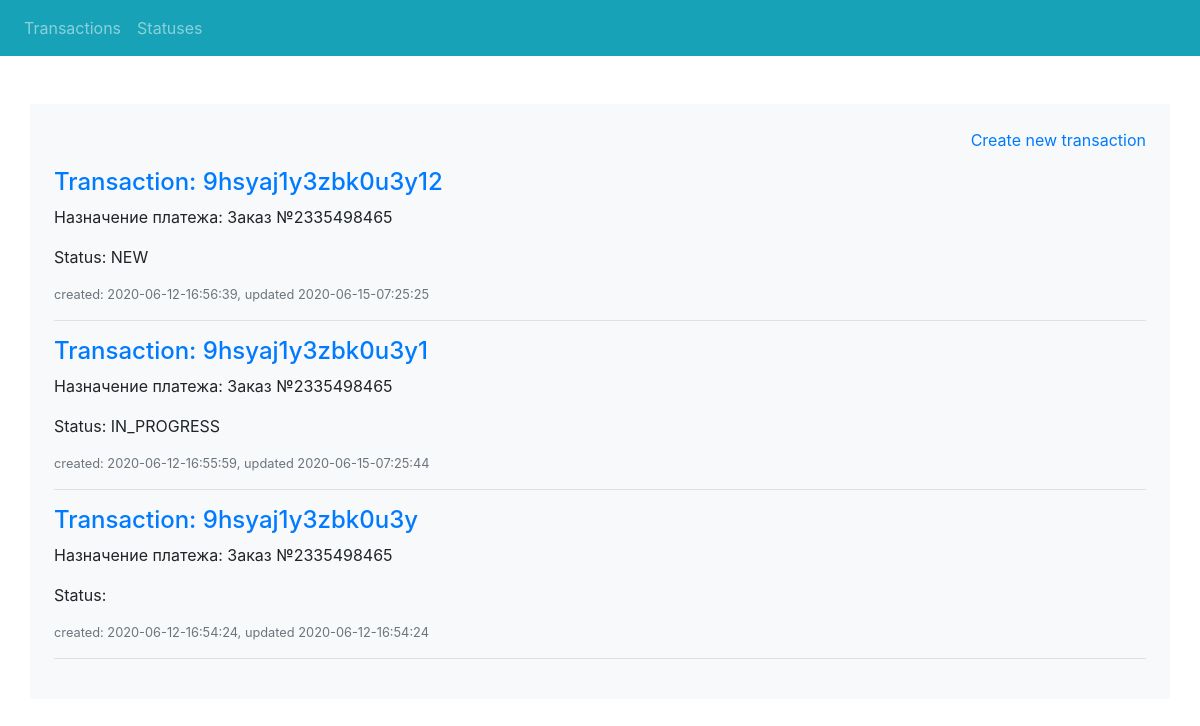
The page / on the database its author committed.
### app_fintech/models.py (models this page shows, shortened)
class Transactions(models.Model):
    transaction_id = models.CharField(max_length=255, unique=True)
    created_at = models.DateTimeField(auto_now_add=True)
    updated_at = models.DateTimeField(auto_now=True)
    purpose = models.CharField(max_length=255)
    status = models.ForeignKey(
        Statuses, on_delete=models.CASCADE, related_name='transactions',
        blank=True, null=True
    )
    def get_absolute_url(self):
        return reverse('transaction-detail', kwargs={'pk': self.pk})
    def get_date_format(self):
        return "%Y-%m-%d-%H:%M:%S"
    @property
    def created(self):
        return f'{self.created_at.strftime(self.get_date_format())}'
    @property
    def updated(self):
        return f'{self.updated_at.strftime(self.get_date_format())}'
    class Meta:
        ordering = ['-id']

class Statuses(models.Model):
    name = models.CharField(max_length=255, unique=True)
    created_at = models.DateTimeField(auto_now_add=True)
    updated_at = models.DateTimeField(auto_now=True)
    class Meta:
        ordering = ['-id']

### app_fintech/views.py (the view)
class TransactionListView(ListView):
    model = Transactions
    paginate_by = 5
    context_object_name = 't_list'
    template_name = 'transactions/transaction_list.html'
    def get_queryset(self):
        return self.model.objects.order_by('-created_at').select_related('status')

### templates/transactions/transaction_list.html (shortened to what this page needs)
{% extends "base.html" %}
{% block content %}
  <p class="text-right">
    <a href="{% url 'transaction-create' %}">Create new transaction</a>
  </p>
  {% if object_list %}
    {% for T in object_list %}
      <div class="m	t-1 mb-1">
        <h4><a href="{{ T.get_absolute_url }}">Transaction: {{ T.transaction_id }} </a></h4>
        <p>Назначение платежа: {{ T.purpose }}</p>
        <p>Status: {{ T.status.name|default_if_none:'--' }}</p>
        <p class="text-muted small text-lg-left">created: {{ T.created }}, updated {{ T.updated }}</p>
      </div>
      <hr>
    {% endfor %}
  {% else %}
    <h2>Transactions</h2>
    <p>No transaction found!</p>
  {% endif %}
{% endblock %}

### templates/base.html (shortened to what this page needs)
{% load static %}
<!doctype html>
<html lang="en">
<head>
	<link rel="stylesheet" href="{% static 'css/bootstrap.min.css' %}">
</head>
<body>
{% block menu %}
	{% include 'inc/menu.html' with current_page=current_page %}
{% endblock %}
<div class="container bg-light mt-5 p-4">
	{% block content %}{% endblock %}
</div>
</body>
</html>

### templates/inc/menu.html (shortened to what this page needs)
<div>
	<nav class="navbar navbar-expand-lg navbar-dark bg-info">
		<div id="navbarNavDropdown" class="navbar-collapse collapse">
			<ul class="navbar-nav mr-auto">
				<li class="nav-item">
					<a class="nav-link" href="{% url 'transaction-list' %}">Transactions</a>
				</li>
				<li class="nav-item">
          <a class="nav-link" href="{% url 'status-list' %}">Statuses</a>
				</li>
			</ul>
		</div>
	</nav>
</div>

### rows shown on the page
Transactions: transaction_id "9hsyaj1y3zbk0u3y12", purpose "Заказ №2335498465", status.name "NEW", created "2020-06-12-16:56:39", updated "2020-06-15-07:25:25"
Transactions: transaction_id "9hsyaj1y3zbk0u3y1", purpose "Заказ №2335498465", status.name "IN_PROGRESS", created "2020-06-12-16:55:59", updated "2020-06-15-07:25:44"
Transactions: transaction_id "9hsyaj1y3zbk0u3y", purpose "Заказ №2335498465", created "2020-06-12-16:54:24", updated "2020-06-12-16:54:24"
